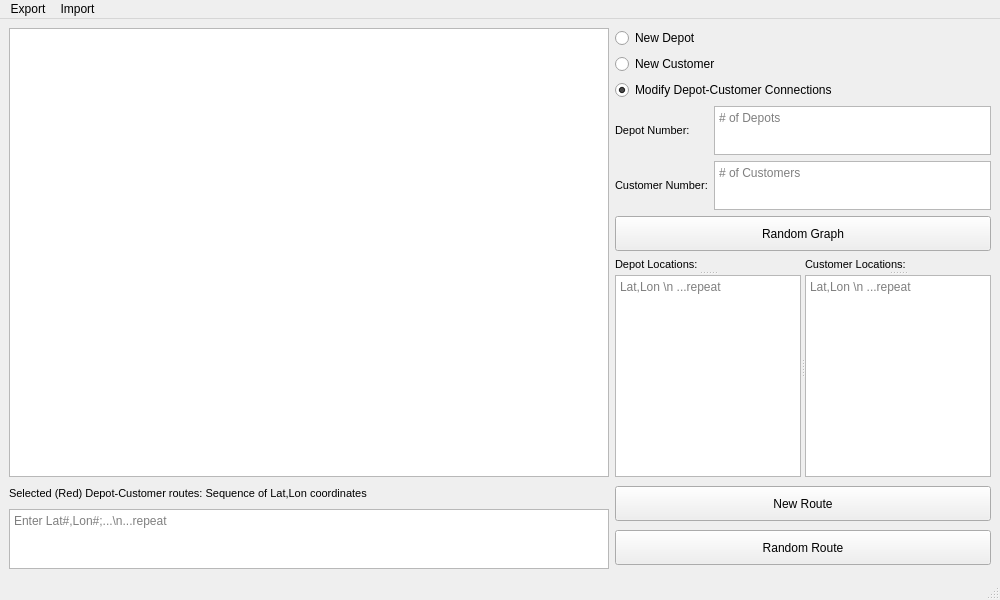
<?xml version="1.0" encoding="UTF-8"?>
<ui version="4.0">
 <class>MainWindow</class>
 <widget class="QMainWindow" name="MainWindow">
  <property name="geometry">
   <rect>
    <x>0</x>
    <y>0</y>
    <width>1000</width>
    <height>600</height>
   </rect>
  </property>
  <property name="windowTitle">
   <string>MainWindow</string>
  </property>
  <widget class="QWidget" name="centralwidget">
   <property name="minimumSize">
    <size>
     <width>800</width>
     <height>460</height>
    </size>
   </property>
   <layout class="QGridLayout" name="gridLayout">
    <item row="0" column="0" rowspan="6">
     <widget class="QGraphicsView" name="graphicsView">
      <property name="sizePolicy">
       <sizepolicy hsizetype="Preferred" vsizetype="Preferred">
        <horstretch>0</horstretch>
        <verstretch>0</verstretch>
       </sizepolicy>
      </property>
      <property name="minimumSize">
       <size>
        <width>600</width>
        <height>300</height>
       </size>
      </property>
      <property name="sizeIncrement">
       <size>
        <width>0</width>
        <height>0</height>
       </size>
      </property>
      <property name="mouseTracking">
       <bool>true</bool>
      </property>
      <property name="inputMethodHints">
       <set>Qt::ImhNone</set>
      </property>
      <property name="verticalScrollBarPolicy">
       <enum>Qt::ScrollBarAlwaysOff</enum>
      </property>
      <property name="horizontalScrollBarPolicy">
       <enum>Qt::ScrollBarAlwaysOff</enum>
      </property>
      <property name="sizeAdjustPolicy">
       <enum>QAbstractScrollArea::AdjustToContents</enum>
      </property>
      <property name="sceneRect">
       <rectf>
        <x>0.000000000000000</x>
        <y>0.000000000000000</y>
        <width>0.000000000000000</width>
        <height>0.000000000000000</height>
       </rectf>
      </property>
      <property name="alignment">
       <set>Qt::AlignLeading|Qt::AlignLeft|Qt::AlignTop</set>
      </property>
     </widget>
    </item>
    <item row="0" column="1">
     <widget class="QRadioButton" name="radioButtonDepot">
      <property name="minimumSize">
       <size>
        <width>0</width>
        <height>0</height>
       </size>
      </property>
      <property name="text">
       <string>New Depot</string>
      </property>
     </widget>
    </item>
    <item row="1" column="1">
     <widget class="QRadioButton" name="radioButtonCustomer">
      <property name="minimumSize">
       <size>
        <width>0</width>
        <height>0</height>
       </size>
      </property>
      <property name="text">
       <string>New Customer</string>
      </property>
     </widget>
    </item>
    <item row="2" column="1">
     <widget class="QRadioButton" name="radioButtonGraph">
      <property name="minimumSize">
       <size>
        <width>0</width>
        <height>0</height>
       </size>
      </property>
      <property name="text">
       <string>Modify Depot-Customer Connections</string>
      </property>
      <property name="checkable">
       <bool>true</bool>
      </property>
      <property name="checked">
       <bool>true</bool>
      </property>
     </widget>
    </item>
    <item row="3" column="1">
     <layout class="QGridLayout" name="gridLayoutCustomerDepotNumbers">
      <item row="0" column="1">
       <widget class="QTextEdit" name="textEditDepot">
        <property name="sizePolicy">
         <sizepolicy hsizetype="MinimumExpanding" vsizetype="MinimumExpanding">
          <horstretch>0</horstretch>
          <verstretch>0</verstretch>
         </sizepolicy>
        </property>
        <property name="minimumSize">
         <size>
          <width>30</width>
          <height>20</height>
         </size>
        </property>
        <property name="verticalScrollBarPolicy">
         <enum>Qt::ScrollBarAlwaysOff</enum>
        </property>
        <property name="horizontalScrollBarPolicy">
         <enum>Qt::ScrollBarAlwaysOff</enum>
        </property>
        <property name="placeholderText">
         <string># of Depots</string>
        </property>
       </widget>
      </item>
      <item row="1" column="0">
       <widget class="QLabel" name="labelCustomer">
        <property name="minimumSize">
         <size>
          <width>0</width>
          <height>20</height>
         </size>
        </property>
        <property name="font">
         <font>
          <pointsize>8</pointsize>
         </font>
        </property>
        <property name="text">
         <string>Customer Number:</string>
        </property>
       </widget>
      </item>
      <item row="1" column="1">
       <widget class="QTextEdit" name="textEditCustomer">
        <property name="sizePolicy">
         <sizepolicy hsizetype="MinimumExpanding" vsizetype="MinimumExpanding">
          <horstretch>0</horstretch>
          <verstretch>0</verstretch>
         </sizepolicy>
        </property>
        <property name="minimumSize">
         <size>
          <width>30</width>
          <height>20</height>
         </size>
        </property>
        <property name="verticalScrollBarPolicy">
         <enum>Qt::ScrollBarAlwaysOff</enum>
        </property>
        <property name="horizontalScrollBarPolicy">
         <enum>Qt::ScrollBarAlwaysOff</enum>
        </property>
        <property name="placeholderText">
         <string># of Customers</string>
        </property>
       </widget>
      </item>
      <item row="0" column="0">
       <widget class="QLabel" name="labelDepot">
        <property name="minimumSize">
         <size>
          <width>0</width>
          <height>20</height>
         </size>
        </property>
        <property name="font">
         <font>
          <pointsize>8</pointsize>
         </font>
        </property>
        <property name="text">
         <string>Depot Number:</string>
        </property>
       </widget>
      </item>
     </layout>
    </item>
    <item row="4" column="1">
     <widget class="QPushButton" name="pushButtonRandomGraph">
      <property name="minimumSize">
       <size>
        <width>0</width>
        <height>35</height>
       </size>
      </property>
      <property name="text">
       <string>Random Graph</string>
      </property>
     </widget>
    </item>
    <item row="6" column="0">
     <widget class="QLabel" name="labelLatLon">
      <property name="minimumSize">
       <size>
        <width>600</width>
        <height>20</height>
       </size>
      </property>
      <property name="font">
       <font>
        <pointsize>8</pointsize>
       </font>
      </property>
      <property name="text">
       <string>Selected (Red) Depot-Customer routes: Sequence of Lat,Lon coordinates</string>
      </property>
     </widget>
    </item>
    <item row="6" column="1" rowspan="2">
     <layout class="QVBoxLayout" name="verticalLayoutRoute">
      <item>
       <widget class="QPushButton" name="pushButtonNewRoute">
        <property name="minimumSize">
         <size>
          <width>0</width>
          <height>35</height>
         </size>
        </property>
        <property name="text">
         <string>New Route</string>
        </property>
       </widget>
      </item>
      <item>
       <widget class="QPushButton" name="pushButtonRandomRoute">
        <property name="minimumSize">
         <size>
          <width>0</width>
          <height>35</height>
         </size>
        </property>
        <property name="text">
         <string>Random Route</string>
        </property>
       </widget>
      </item>
     </layout>
    </item>
    <item row="7" column="0">
     <widget class="QTextEdit" name="textEditLatLon">
      <property name="minimumSize">
       <size>
        <width>600</width>
        <height>60</height>
       </size>
      </property>
      <property name="placeholderText">
       <string>Enter Lat#,Lon#;...\n...repeat</string>
      </property>
     </widget>
    </item>
    <item row="5" column="1">
     <widget class="QSplitter" name="splitterCustomerDepotLoc">
      <property name="minimumSize">
       <size>
        <width>140</width>
        <height>220</height>
       </size>
      </property>
      <property name="orientation">
       <enum>Qt::Horizontal</enum>
      </property>
      <widget class="QSplitter" name="splitterDepotLoc">
       <property name="orientation">
        <enum>Qt::Vertical</enum>
       </property>
       <widget class="QLabel" name="labelDepotLoc">
        <property name="minimumSize">
         <size>
          <width>70</width>
          <height>0</height>
         </size>
        </property>
        <property name="font">
         <font>
          <pointsize>8</pointsize>
         </font>
        </property>
        <property name="text">
         <string>Depot Locations:</string>
        </property>
       </widget>
       <widget class="QTextEdit" name="textEditDepotLoc">
        <property name="minimumSize">
         <size>
          <width>70</width>
          <height>100</height>
         </size>
        </property>
        <property name="sizeAdjustPolicy">
         <enum>QAbstractScrollArea::AdjustIgnored</enum>
        </property>
        <property name="placeholderText">
         <string>Lat,Lon \n ...repeat</string>
        </property>
       </widget>
      </widget>
      <widget class="QSplitter" name="splitterCustomerLoc">
       <property name="orientation">
        <enum>Qt::Vertical</enum>
       </property>
       <widget class="QLabel" name="labelCustomerLoc">
        <property name="minimumSize">
         <size>
          <width>70</width>
          <height>0</height>
         </size>
        </property>
        <property name="font">
         <font>
          <pointsize>8</pointsize>
         </font>
        </property>
        <property name="text">
         <string>Customer Locations:</string>
        </property>
       </widget>
       <widget class="QTextEdit" name="textEditCustomerLoc">
        <property name="minimumSize">
         <size>
          <width>70</width>
          <height>100</height>
         </size>
        </property>
        <property name="placeholderText">
         <string>Lat,Lon \n ...repeat</string>
        </property>
       </widget>
      </widget>
     </widget>
    </item>
   </layout>
  </widget>
  <widget class="QMenuBar" name="menubar">
   <property name="geometry">
    <rect>
     <x>0</x>
     <y>0</y>
     <width>1000</width>
     <height>18</height>
    </rect>
   </property>
   <widget class="QMenu" name="menuExport">
    <property name="title">
     <string>Export</string>
    </property>
    <addaction name="actionExportCSV"/>
    <addaction name="actionExportPyomo"/>
   </widget>
   <widget class="QMenu" name="menuImport">
    <property name="title">
     <string>Import</string>
    </property>
    <addaction name="actionImportCSV"/>
    <addaction name="actionImportPyomo"/>
   </widget>
   <addaction name="menuExport"/>
   <addaction name="menuImport"/>
  </widget>
  <widget class="QStatusBar" name="statusbar"/>
  <action name="actionExportCSV">
   <property name="text">
    <string>CSV file</string>
   </property>
  </action>
  <action name="actionExportPyomo">
   <property name="text">
    <string>Pyomo file</string>
   </property>
  </action>
  <action name="actionImportCSV">
   <property name="text">
    <string>CSV file</string>
   </property>
  </action>
  <action name="actionImportPyomo">
   <property name="text">
    <string>Pyomo file</string>
   </property>
  </action>
 </widget>
 <resources/>
 <connections/>
</ui>
